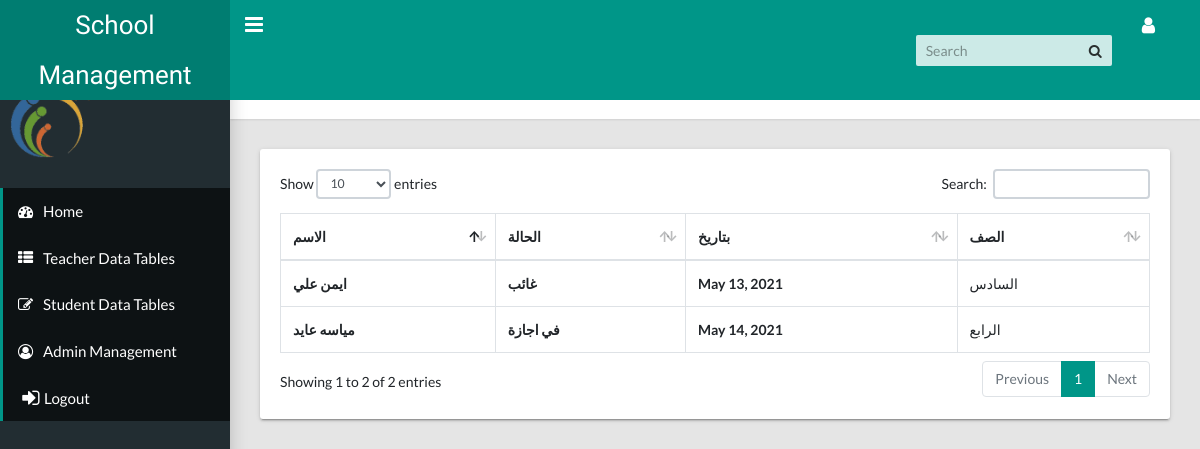
The app's page /Student_Attendance with its own data.
### school_management_app/models.py (models this page shows, shortened)
class Student_Attendance(models.Model):
    status_Student=[
        ('موجود','موجود'),
        ('غائب','غائب'),
        ('في اجازة','في اجازة')
    ]
    name_Student=models.ForeignKey(Student, on_delete=models.PROTECT)
    class_name=models.ForeignKey(Stage, on_delete=models.PROTECT)
    status =models.CharField(max_length=50,choices=status_Student)
    date=models.DateField()

class Student(models.Model):
    name =models.CharField(max_length=250)
    age =models.IntegerField()
    photo =models.ImageField(upload_to='photos')
    parents_phonenumber=models.CharField(max_length=50,null=True)
    parents_Email=models.EmailField(null=True,blank=True)
    address=models.CharField(max_length=200)
    stage_name=models.ForeignKey(Stage,on_delete=models.PROTECT)
    def __str__(self):
        return self.name

class Stage(models.Model):
    stage_name=models.CharField(max_length=100)
    def __str__(Self):
        return Self.stage_name

### school_management_app/views.py (the view)
# urls.py: path('Student_Attendance',views.student_Attendance,name='Student_Attendance'),
def student_Attendance(request):
    search=Student_Attendance.objects.all()
    status= None
    if 'search_name'  in request.GET:
        status =request.GET['search_name']
        if status:
            search = search.filter(status__icontains=name)
    context ={
    'Student_Attendance':search
    }
    return render(request,'content/Student_Attendance.html',context)

### templates/content/Student_Attendance.html (shortened to what this page needs)
{% load static %}
<!DOCTYPE html>
<html lang="en">
  <head>
    <link rel="stylesheet" type="text/css" href="{% static 'css/main.css' %}">
    <link rel="stylesheet" type="text/css" href="https://maxcdn.bootstrapcdn.com/font-awesome/4.7.0/css/font-awesome.min.css">
  </head>
{% block content %}
<body class="app sidebar-mini">
  <header class="app-header"><a class="app-header__logo" href="index.html">School Management</a>
    <a class="app-sidebar__toggle" href="#" data-toggle="sidebar" aria-label="Hide Sidebar"></a>
    <ul class="app-nav">
      <li class="app-search">
        <input class="app-search__input" type="search" placeholder="Search">
        <button class="app-search__button"><i class="fa fa-search"></i></button>
      </li>
      <li class="dropdown"><a class="app-nav__item" href="#" data-toggle="dropdown" aria-label="Open Profile Menu"><i class="fa fa-user fa-lg"></i></a>
      </li>
    </ul>
  </header>
 <aside class="app-sidebar">
  <div class="app-sidebar__user"><img src="media/photos/ssd.png" width="80" alt="User Image">
  </div>
  <ul class="app-menu">
    <li><a class="app-menu__item active" href="{% url 'index' %}"><i class="app-menu__icon fa fa-dashboard"></i><span class="app-menu__label">Home</span></a></li>
    <li><a class="app-menu__item active" href="{% url 'teacherdata' %}"><i class="app-menu__icon fa fa-th-list"></i><span class="app-menu__label">Teacher Data Tables</span></a></li>
    <li><a class="app-menu__item active" href="{% url 'studentdata' %}"><i class="app-menu__icon fa fa-edit"></i><span class="app-menu__label">Student Data Tables</span></a></li>
    <li><a class="app-menu__item active" href="{% url 'admin/' %}"><i class="app-menu__icon fa fa-user-circle-o"></i><span class="app-menu__label">Admin Management</span></a></li>
    <li><a class="app-menu__item active" href="{% url 'login' %}"><i class="app-menu__icon fa fa-sign-in fa-lg fa-fw"></i><span class="app-menu__label">Logout</span></a></li>
   </ul>
</aside>
  <main class="app-content">
    <div class="app-title">
      <div>
        <h1> Student Attendance Table</h1>
      </div>
      <ul class="app-breadcrumb breadcrumb side">
        <li class="breadcrumb-item"></li>
        <li class="breadcrumb-item">Tables</li>
        <li class="breadcrumb-item active"><a href="#">Data Table</a></li>
      </ul>
    </div>
    <div class="row">
      <div class="col-md-12">
        <div class="tile">
          <div class="tile-body">
            <div class="table-responsive">
              <table class="table table-hover table-bordered" id="sampleTable">
                <thead>
                    <tr>
                        <th scope="col">الاسم</th>
                        <th scope="col">الحالة</th>
                        <th scope="col">بتاريخ</th>
                        <th scope="col">الصف</th>
                    </tr>
                </thead>
                <tbody>
                    {% for i in Student_Attendance %}
                  <tr>
                    <td><b>{{i.name_Student}}</b></td>
                    <td><b>{{i.status}}</b></td>
                    <td><b>{{i.date}}</b></td>
                    <td><b></b>{{i.class_name}}</b></td>
                  </tr>
                  {% endfor %}
                </tbody>
              </table>
            </div>
          </div>
        </div>
      </div>
    </div>
  </main>
{% endblock content %}
</body>
</html>

### records on screen
Student_Attendance: name_Student "مياسه عايد", status "في اجازة", date "May 14, 2021", class_name "الرابع"
Student_Attendance: name_Student "ايمن علي", status "غائب", date "May 13, 2021", class_name "السادس"
